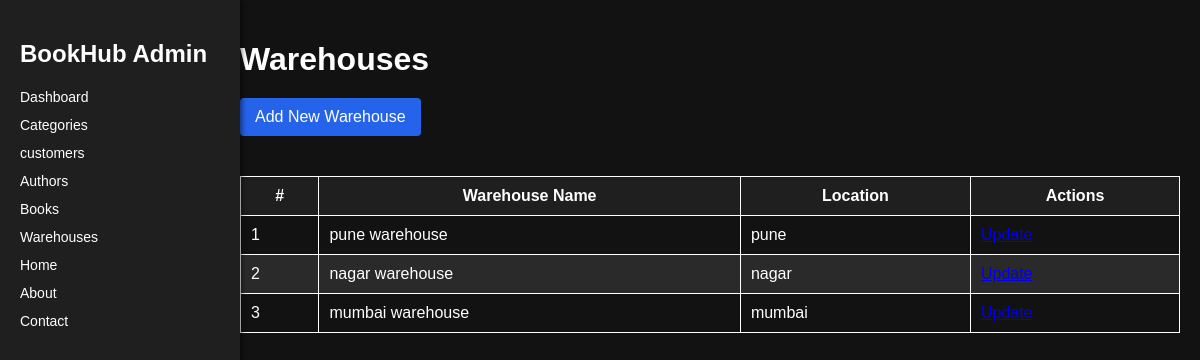
Page /superadmin/warehouses/ (signed in) on the committed database.
### adminpanel/models.py (models this page shows, shortened)
class Warehouse(models.Model):
    name = models.CharField(max_length=100)
    location = models.CharField(max_length=100)

### adminpanel/views.py (the view)
# urls.py: path('warehouses/', views.warehouses, name='warehouses'),
@login_required
@superuser_required
def warehouses(request):
    warehouses = Warehouse.objects.all()
    return render(request, 'adminpanel/warehouses.html', {'warehouses': warehouses})

### adminpanel/templates/adminpanel/warehouses.html (shortened to what this page needs)
{% extends 'adminpanel/base.html' %}
{% block content %}
<h1>Warehouses</h1>
<a href="{% url 'adminpanel:add_warehouse' %}" class="add-button">Add New Warehouse</a>
<table>
    <thead>
        <tr>
            <th>#</th>
            <th>Warehouse Name</th>
            <th>Location</th>
            <th>Actions</th>
        </tr>
    </thead>
    <tbody>
        {% for warehouse in warehouses %}
        <tr>
            <td>{{ forloop.counter }}</td>
            <td>{{ warehouse.name }}</td>
            <td>{{ warehouse.location }}</td>
            <td>
                <a href="{% url 'adminpanel:update_warehouse' warehouse.id %}" class="button">Update</a>
            </td>
        </tr>
        {% endfor %}
    </tbody>
</table>
{% endblock %}

### adminpanel/static/css/admin_panel.css (style rules this page uses)
body { font-family: Arial, sans-serif; margin: 0; padding: 0; background-color: #121212; color: #ffffff; }
h1 { margin-bottom: 20px; }
.add-button { display: inline-block; margin-bottom: 20px; padding: 10px 15px; background-color: #2563eb; color: white; text-decoration: none; border-radius: 4px; }
table { width: 100%; border-collapse: collapse; margin-top: 20px; }
table th, table td { padding: 10px; border: 1px solid #ffffff; }
table th { background-color: #1f1f1f; }
table tr:nth-child(even) { background-color: #2a2a2a; }

### rows in the picture
Warehouse: name "pune warehouse", location "pune"
Warehouse: name "nagar warehouse", location "nagar"
Warehouse: name "mumbai warehouse", location "mumbai"
